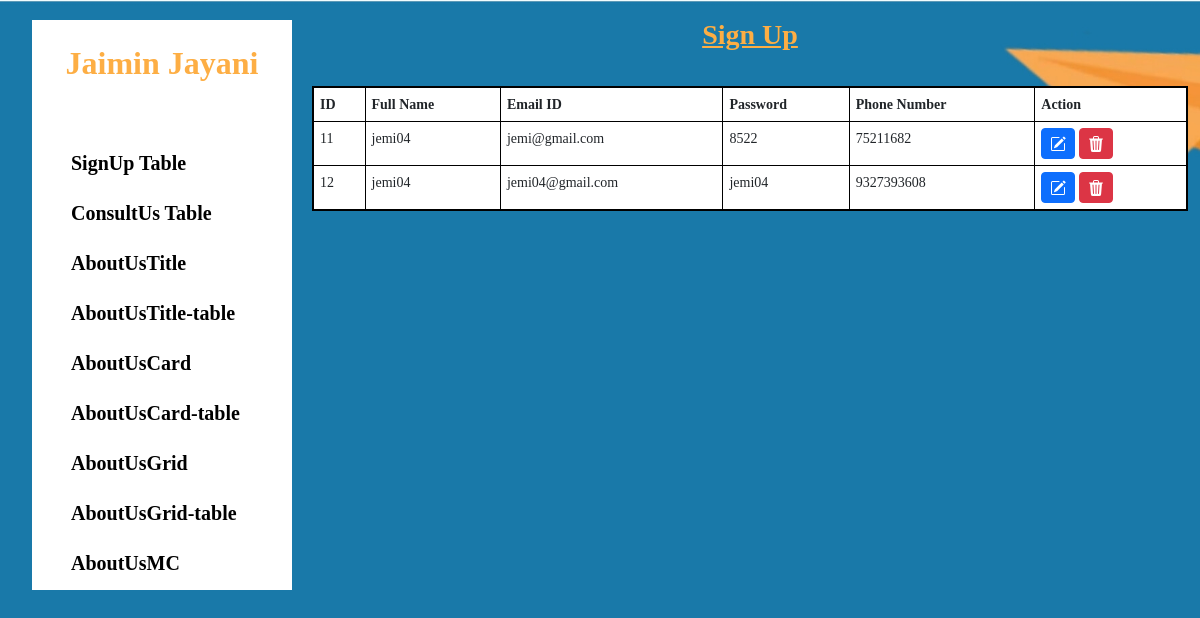
The page /admin/SignUp.php (signed in) on the database its author committed.
### tables this page shows
CREATE TABLE `user` (
  `id` int(255) NOT NULL,
  `name` varchar(255) NOT NULL,
  `email` varchar(255) NOT NULL,
  `password` varchar(255) NOT NULL
);

CREATE TABLE `signup` (
  `id` int(255) NOT NULL,
  `date` varchar(255) NOT NULL DEFAULT current_timestamp(),
  `name` varchar(255) NOT NULL,
  `email` varchar(255) NOT NULL,
  `password` varchar(255) NOT NULL,
  `phone_no` varchar(255) NOT NULL
);

### admin/SignUp.php (the view, shortened to what this page needs)
<?php
include 'include/header.php';
include 'include/conn.php';
    $id = $name = $email = $password = $phone_no = "";
    $edit = false;
?>
<div class="wrapper">
    <div class="container-fluid">
        <div class="row">
            <div class="col-xl-3 col-lg-4 col-md-4">
                <div class="menu">
                    <?php include 'include/sidebar.php'; ?>
                </div>
            </div>
            <div class="col-xl-9 col-lg-8 col-md-8">
                <div class="row mt-2">
                    <div class="col-md-12">
                        <h1 class="title mb-4"><u><?php echo $edit ? "Edit Sign Up" : "Sign Up"; ?></u></h1>
                    </div>
                </div>
                <?php if ($edit): ?>
                    <div class="card">
                        <div class="card-header bg-primary text-white">Edit Sign Up</div>
                        <div class="card-body">
                            <form method="post" enctype="multipart/form-data">
                                <input type="hidden" name="id" value="<?php echo $id; ?>">
                                <div class="form-group">
                                    <label>Full Name</label>
                                    <input type="text" name="name" class="form-control" value="<?php echo $_POST['name']; ?>" required>
                                </div>
                                <div class="form-group">
                                    <label>Email ID</label>
                                    <input type="email" name="email" class="form-control" value="<?php echo $_POST['email']; ?>" required>
                                </div>
                                <div class="form-group">
                                    <label>Password</label>
                                    <input type="text" name="password" class="form-control" value="<?php echo $_POST['password']; ?>" required>
                                </div>
                                <div class="form-group">
                                    <label>Phone Number</label>
                                    <input type="text" name="phone_no" class="form-control" value="<?php echo $_POST['phone_no']; ?>" required>
                                </div>
                                <button type="submit" name="update" class="mybtnn"><span>Update</span></button>
                                <button class="cancelbtn"><a href="SignUp.php" style="text-decoration: none;"><span>Cancel</span></a></button>
                            </form>
                        </div>
                    </div>
                <?php else: ?>
                    <div class="row">
                        <div class="col-lg-12">
                            <div class="table-responsive">
                                <?php
                                $sql = "SELECT id, name, email, password, phone_no FROM signup";
                                $result = $conn->query($sql);
                                if ($result->num_rows > 0) {
                                    echo '<table class="table table-bordered table-hover">
                                        <thead class="thead-dark">
                                            <tr>
                                                <th>ID</th>
                                                <th>Full Name</th>
                                                <th>Email ID</th>
                                                <th>Password</th>
                                                <th>Phone Number</th>
                                                <th>Action</th>
                                            </tr>
                                        </thead>
                                        <tbody>';
                                    while ($row = $result->fetch_assoc()) {
                                        echo "<tr>
                                            <td>{$row['id']}</td>
                                            <td>{$row['name']}</td>
                                            <td>{$row['email']}</td>
                                            <td>{$row['password']}</td>
                                            <td>{$row['phone_no']}</td>
                                            <td>
                                                <form method='post'>
                                                    <input type='hidden' name='id' value='{$row['id']}'>
                                                    <input type='hidden' name='name' value='{$row['name']}'>
                                                    <input type='hidden' name='email' value='{$row['email']}'>
                                                    <input type='hidden' name='password' value='{$row['password']}'>
                                                    <input type='hidden' name='phone_no' value='{$row['phone_no']}'>
                                                    <button type='submit' name='edit' class='btn btn-primary btn-sm'>
                                                    </button>
                                                    <button type='submit' name='delete' class='btn btn-danger btn-sm' onclick='return confirm(\"Are you sure?\")'>
                                                    </button>
                                                </form>
                                            </td>
                                        </tr>";
                                    }
                                    echo '</tbody></table>';
                                } else {
                                    echo '<div class="alert alert-warning">No records found!</div>';
                                }
                                ?>
                            </div>
                        </div>
                    </div>
                <?php endif; ?>
            </div>
        </div>
    </div>
</div>
<?php include 'include/footer.php'; ?>

### admin/include/sidebar.php (shortened to what this page needs)
<?php include 'conn.php' ?>
<?php
   $email = $_SESSION['adminemail'];
   $sql1 = "SELECT name FROM user WHERE email = ?";
   $stmt = $conn->prepare($sql1);
   $stmt->bind_param("s",
    $email);
   $stmt->execute();
   $result = $stmt->get_result();
   ?>
<nav class="sidebar " style="background-color: white;" id="sidebar">
  <div class="p-4">
    <h2 class="text-center" style="font-weight: bold; color: #fdae44">
    <?php
      if ($row = $result->fetch_assoc()) {
        echo ($row["name"]);
    }
    ?>
    </h2>
  </div>
  <div class="p-4">
    <ul class="nav flex-column">
      <li class="nav-item">
        <a class="nav-link" href="Signup.php">SignUp Table</a>
      </li>
      <li class="nav-item">
        <a class="nav-link " href="ConsultUs.php">ConsultUs Table</a>
      </li>
      <li class="nav-item">
        <a class="nav-link " href="AboutTitle-form.php">AboutUsTitle</a>
      </li>
      <li class="nav-item">
        <a class="nav-link " href="AboutTitle-table.php">AboutUsTitle-table</a>
      </li>
      <li class="nav-item">
        <a class="nav-link " href="AboutCard-form.php">AboutUsCard</a>
      </li>
      <li class="nav-item">
        <a class="nav-link " href="AboutCard-table.php">AboutUsCard-table</a>
      </li>
      <li class="nav-item">
        <a class="nav-link " href="AboutGrid-form.php">AboutUsGrid</a>
      </li>
      <li class="nav-item">
        <a class="nav-link " href="AboutGrid-table.php">AboutUsGrid-table</a>
      </li>
      <li class="nav-item">
        <a class="nav-link " href="AboutMC-form.php">AboutUsMC</a>
      </li>
      <li class="nav-item">
        <a class="nav-link " href="AboutMC-table.php">AboutUsMC-table</a>
      </li>
    </ul>
  </div>
</nav>

### admin/mainstyle.css (style rules this page uses)
.background { font-family: 'Playfair Display SC', serif; background-image: url('Images/background.jpg'); background-size: cover; background-position: center; background-repeat: no-repeat; background-attachment: fixed; }
.sidebar { width: 260px; height: 570px; overflow-y: auto; }
.menu { display: block; width: 100%; padding: 20px; }
.menu ul { padding: 0; margin: 0; list-style-type: none; }
.menu ul li a { display: block; font-size: 20px; color: #000; font-weight: bold; padding: 10px 15px; text-decoration: none; }
.title { text-align: center; color: #fdae44; display: block; font-size: 28px; font-weight: 700; padding: 10px 15px; }
.table { border: 2px solid #000; }
.table tr th, .table tr td { font-size: 14px; padding: 6px 6px; }

### rows shown on the page
user: name "Jaimin Jayani"
signup: id "11", name "jemi04", email "jemi@gmail.com", password "8522", phone_no "75211682"
signup: id "12", name "jemi04", email "jemi04@gmail.com", password "jemi04", phone_no "9327393608"
